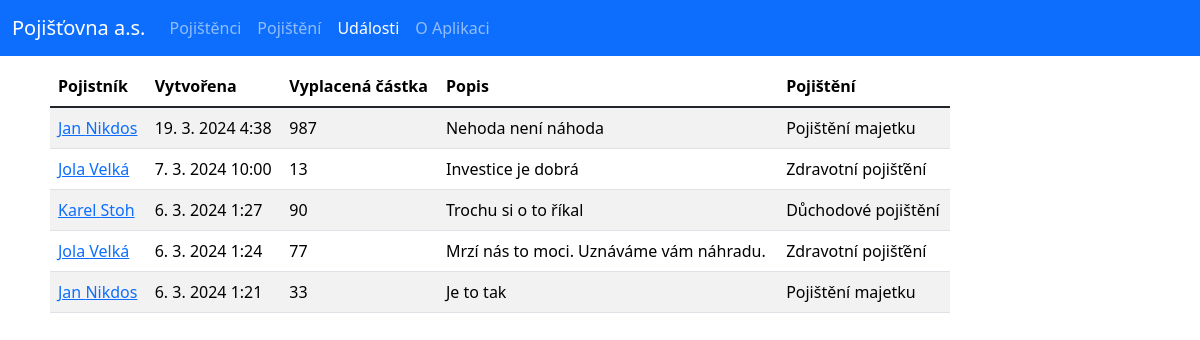
The page /claims on the database as committed earlier.
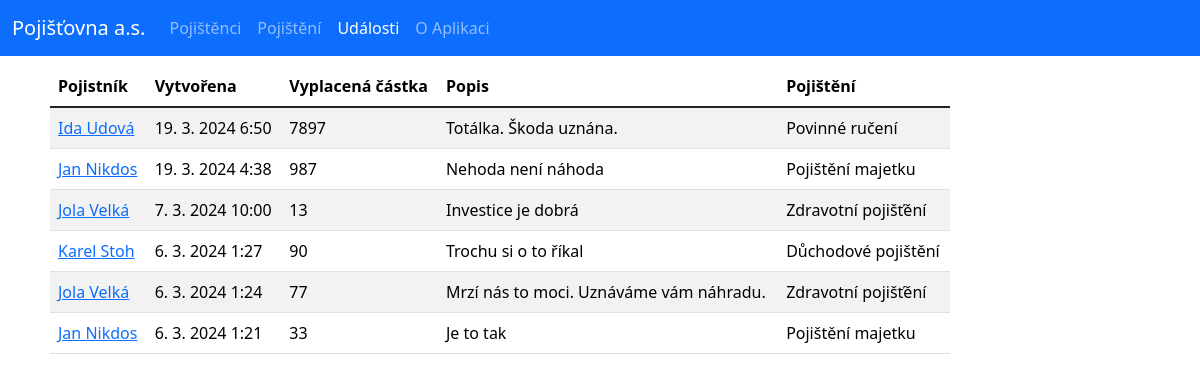
The same page on the database as committed later.
### base/models.py (models this page shows, shortened)
class InsuranceClaim(models.Model):
    holder = models.ForeignKey(Policyholder, on_delete=models.CASCADE)
    policy = models.ForeignKey(InsurancePolicy, on_delete=models.SET_NULL, null=True)
    amount = models.IntegerField("Uznaná náhrada")
    description = models.TextField("Popis")
    created = models.DateTimeField(auto_now_add=True)
    class Meta:
        ordering = ['-created']

class Policyholder(models.Model):
    first_name = models.CharField("Jméno", max_length=50)
    last_name = models.CharField("Příjmení", max_length=50)
    email = models.EmailField()
    phone = models.CharField("Telefon", max_length=20)
    address = models.CharField("Adresa", max_length=100)
    city = models.CharField("Město", max_length=100)
    zip_code = models.CharField("PSČ", max_length=20)
    class Meta:
        ordering = ['last_name', 'first_name']

class InsurancePolicy(models.Model):
    holder = models.ForeignKey(Policyholder, on_delete=models.CASCADE)
    effective_date = models.DateField("Začátek platnosti")
    expire_date = models.DateField("Konec platnosti")
    total_amount = models.IntegerField("Celková částka")
    policy_type = models.CharField("Druh pojištění", max_length=50)
    class Meta:
        ordering = ['expire_date']
    def __str__(self):
        return self.policy_type

### base/views.py (the view)
# urls.py: path('claims', views.claims_page, name="claims"),
def claims_page(request):
    claims = InsuranceClaim.objects.all()
    context = {'claims': claims}
    return render(request, 'base/claims.html', context)

### base/templates/base/claims.html
{% extends 'main.html' %}
{% block content %}
<main class="content">
    <div class="table-responsive">
        <table class="table table-responsive-md table-striped table-hover">
            <thead>
                <tr>
                    <th scope="col">Pojistník</th>
                    <th scope="col">Vytvořena</th>
                    <th scope="col">Vyplacená částka</th>
                    <th scope="col">Popis</th>
                    <th scope="col">Pojištění</th>
                </tr>
            </thead>
            <tbody class="table-group-divider">
                {% for claim in claims %}
                <tr>
                    <td><a href="{% url 'policyholder-detail' claim.holder.id %}">{{claim.holder.first_name}} {{claim.holder.last_name}}</a></td>
                    <td>{{claim.created|date:"j. n. Y G:i"}}</td>
                    <td>{{claim.amount}}</td>
                    <td>{{claim.description}}</td>
                    <td>{{claim.policy}}</td>
                </tr>
                {% endfor %}
            </tbody>
        </table>
    </div>
</main>
{% endblock %}

Rows that differ between the two databases and show on the page:
added InsuranceClaim: holder.first_name "Ida", holder.last_name "Udová", created "19. 3. 2024 6:50", amount "7897", description "Totálka. Škoda uznána.", policy "Povinné ručení"
